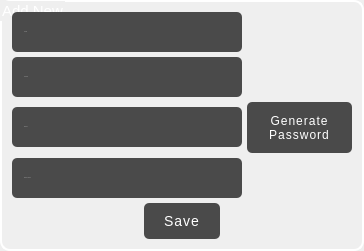
           <widget class="QGroupBox" name="groupBox">
            <property name="minimumSize">
             <size>
              <width>0</width>
              <height>0</height>
             </size>
            </property>
            <property name="maximumSize">
             <size>
              <width>16777215</width>
              <height>16777215</height>
             </size>
            </property>
            <property name="styleSheet">
             <string notr="true">QGroupBox {
   color:#fff;
   font: 11pt;
   border-radius: 10px;
   border: 2px solid #fff;
   font: 11pt &quot;Times New Roman&quot;;
}
</string>
            </property>
            <property name="title">
             <string>Add New</string>
            </property>
            <layout class="QVBoxLayout" name="verticalLayout_8" stretch="0">
             <property name="spacing">
              <number>5</number>
             </property>
             <property name="leftMargin">
              <number>5</number>
             </property>
             <property name="topMargin">
              <number>5</number>
             </property>
             <property name="rightMargin">
              <number>5</number>
             </property>
             <property name="bottomMargin">
              <number>5</number>
             </property>
             <item>
              <layout class="QVBoxLayout" name="verticalLayout_4">
               <property name="spacing">
                <number>5</number>
               </property>
               <property name="leftMargin">
                <number>5</number>
               </property>
               <property name="topMargin">
                <number>5</number>
               </property>
               <property name="rightMargin">
                <number>5</number>
               </property>
               <property name="bottomMargin">
                <number>5</number>
               </property>
               <item>
                <layout class="QHBoxLayout" name="horizontalLayout_6">
                 <item>
                  <widget class="QLineEdit" name="website_new">
                   <property name="minimumSize">
                    <size>
                     <width>230</width>
                     <height>40</height>
                    </size>
                   </property>
                   <property name="maximumSize">
                    <size>
                     <width>200</width>
                     <height>40</height>
                    </size>
                   </property>
                   <property name="font">
                    <font>
                     <family>Times New Roman</family>
                     <pointsize>-1</pointsize>
                     <weight>50</weight>
                     <italic>false</italic>
                     <bold>false</bold>
                    </font>
                   </property>
                   <property name="styleSheet">
                    <string notr="true">#website_new {
  background-color: #4A4A4A;
  color: #fff;
  padding: 5px 10px;
  border: none;
  border-radius: 5px;
  font: 18px &quot;Times New Roman&quot;;
}

#website_new:focus {
border: 2px solid #fff;
  outline: none;
}


</string>
                   </property>
                   <property name="inputMask">
                    <string/>
                   </property>
                   <property name="placeholderText">
                    <string>Website</string>
                   </property>
                  </widget>
                 </item>
                 <item>
                  <spacer name="horizontalSpacer_6">
                   <property name="orientation">
                    <enum>Qt::Horizontal</enum>
                   </property>
                   <property name="sizeHint" stdset="0">
                    <size>
                     <width>40</width>
                     <height>20</height>
                    </size>
                   </property>
                  </spacer>
                 </item>
                </layout>
               </item>
               <item>
                <layout class="QHBoxLayout" name="horizontalLayout_7">
                 <item>
                  <widget class="QLineEdit" name="username_new">
                   <property name="minimumSize">
                    <size>
                     <width>230</width>
                     <height>40</height>
                    </size>
                   </property>
                   <property name="maximumSize">
                    <size>
                     <width>200</width>
                     <height>40</height>
                    </size>
                   </property>
                   <property name="font">
                    <font>
                     <family>Times New Roman</family>
                     <pointsize>-1</pointsize>
                     <weight>50</weight>
                     <italic>false</italic>
                     <bold>false</bold>
                    </font>
                   </property>
                   <property name="styleSheet">
                    <string notr="true">#username_new {
  background-color: #4A4A4A;
  color: #fff;
  padding: 5px 10px;
  border: none;
  border-radius: 5px;
  font: 18px &quot;Times New Roman&quot;;
}

#username_new:focus {
border: 2px solid #fff;
  outline: none;
}


</string>
                   </property>
                   <property name="inputMask">
                    <string/>
                   </property>
                   <property name="placeholderText">
                    <string>Username</string>
                   </property>
                  </widget>
                 </item>
                 <item>
                  <spacer name="horizontalSpacer_7">
                   <property name="orientation">
                    <enum>Qt::Horizontal</enum>
                   </property>
                   <property name="sizeHint" stdset="0">
                    <size>
                     <width>40</width>
                     <height>20</height>
                    </size>
                   </property>
                  </spacer>
                 </item>
                </layout>
               </item>
               <item>
                <layout class="QHBoxLayout" name="horizontalLayout_8">
                 <item>
                  <widget class="QLineEdit" name="password_new">
                   <property name="minimumSize">
                    <size>
                     <width>230</width>
                     <height>40</height>
                    </size>
                   </property>
                   <property name="maximumSize">
                    <size>
                     <width>200</width>
                     <height>40</height>
                    </size>
                   </property>
                   <property name="font">
                    <font>
                     <family>Times New Roman</family>
                     <pointsize>-1</pointsize>
                     <weight>50</weight>
                     <italic>false</italic>
                     <bold>false</bold>
                    </font>
                   </property>
                   <property name="styleSheet">
                    <string notr="true">#password_new {
  background-color: #4A4A4A;
  color: #fff;
  padding: 5px 10px;
  border: none;
  border-radius: 5px;
  font: 18px &quot;Times New Roman&quot;;
}

#password_new:focus {
border: 2px solid #fff;
  outline: none;
}


</string>
                   </property>
                   <property name="inputMask">
                    <string/>
                   </property>
                   <property name="placeholderText">
                    <string>Password</string>
                   </property>
                  </widget>
                 </item>
                 <item>
                  <widget class="QPushButton" name="generate_password_new">
                   <property name="minimumSize">
                    <size>
                     <width>105</width>
                     <height>51</height>
                    </size>
                   </property>
                   <property name="maximumSize">
                    <size>
                     <width>105</width>
                     <height>51</height>
                    </size>
                   </property>
                   <property name="styleSheet">
                    <string notr="true">QPushButton {
  background-color: #4A4A4A;
  color: #fff;
  padding: 10px 20px;
  border: none;
  border-radius: 5px;
  font: 16px &quot;Times New Roman&quot;;

  letter-spacing: 1px;
  transition: background-color 0.2s ease-in-out;
}

QPushButton:hover {
  background-color: #666;
}

QPushButton:pressed {
  background-color: #333;
}
</string>
                   </property>
                   <property name="text">
                    <string>Generate
Password</string>
                   </property>
                  </widget>
                 </item>
                </layout>
               </item>
               <item>
                <layout class="QHBoxLayout" name="horizontalLayout_9">
                 <item>
                  <widget class="QLineEdit" name="password_repeat_new">
                   <property name="minimumSize">
                    <size>
                     <width>230</width>
                     <height>40</height>
                    </size>
                   </property>
                   <property name="maximumSize">
                    <size>
                     <width>200</width>
                     <height>40</height>
                    </size>
                   </property>
                   <property name="font">
                    <font>
                     <family>Times New Roman</family>
                     <pointsize>-1</pointsize>
                     <weight>50</weight>
                     <italic>false</italic>
                     <bold>false</bold>
                    </font>
                   </property>
                   <property name="styleSheet">
                    <string notr="true">#password_repeat_new {
  background-color: #4A4A4A;
  color: #fff;
  padding: 5px 10px;
  border: none;
  border-radius: 5px;
  font:18px &quot;Times New Roman&quot;;
}

#password_repeat_new:focus {
border: 2px solid #fff;
  outline: none;
}


</string>
                   </property>
                   <property name="inputMask">
                    <string/>
                   </property>
                   <property name="placeholderText">
                    <string>Password Repeat</string>
                   </property>
                  </widget>
                 </item>
                 <item>
                  <spacer name="horizontalSpacer_8">
                   <property name="orientation">
                    <enum>Qt::Horizontal</enum>
                   </property>
                   <property name="sizeHint" stdset="0">
                    <size>
                     <width>40</width>
                     <height>20</height>
                    </size>
                   </property>
                  </spacer>
                 </item>
                </layout>
               </item>
               <item>
                <layout class="QHBoxLayout" name="horizontalLayout_5">
                 <item>
                  <spacer name="horizontalSpacer_5">
                   <property name="orientation">
                    <enum>Qt::Horizontal</enum>
                   </property>
                   <property name="sizeHint" stdset="0">
                    <size>
                     <width>40</width>
                     <height>20</height>
                    </size>
                   </property>
                  </spacer>
                 </item>
                 <item>
                  <widget class="QPushButton" name="save_new">
                   <property name="minimumSize">
                    <size>
                     <width>0</width>
                     <height>0</height>
                    </size>
                   </property>
                   <property name="maximumSize">
                    <size>
                     <width>16777215</width>
                     <height>16777215</height>
                    </size>
                   </property>
                   <property name="styleSheet">
                    <string notr="true">QPushButton {
  background-color: #4A4A4A;
  color: #fff;
  padding: 10px 20px;
  border: none;
  border-radius: 5px;
  font-size: 14px;

  letter-spacing: 1px;
  transition: background-color 0.2s ease-in-out;
}

QPushButton:hover {
  background-color: #666;
}

QPushButton:pressed {
  background-color: #333;
}
</string>
                   </property>
                   <property name="text">
                    <string>Save</string>
                   </property>
                  </widget>
                 </item>
                 <item>
                  <spacer name="horizontalSpacer_9">
                   <property name="orientation">
                    <enum>Qt::Horizontal</enum>
                   </property>
                   <property name="sizeHint" stdset="0">
                    <size>
                     <width>40</width>
                     <height>20</height>
                    </size>
                   </property>
                  </spacer>
                 </item>
                </layout>
               </item>
              </layout>
             </item>
            </layout>
           </widget>
